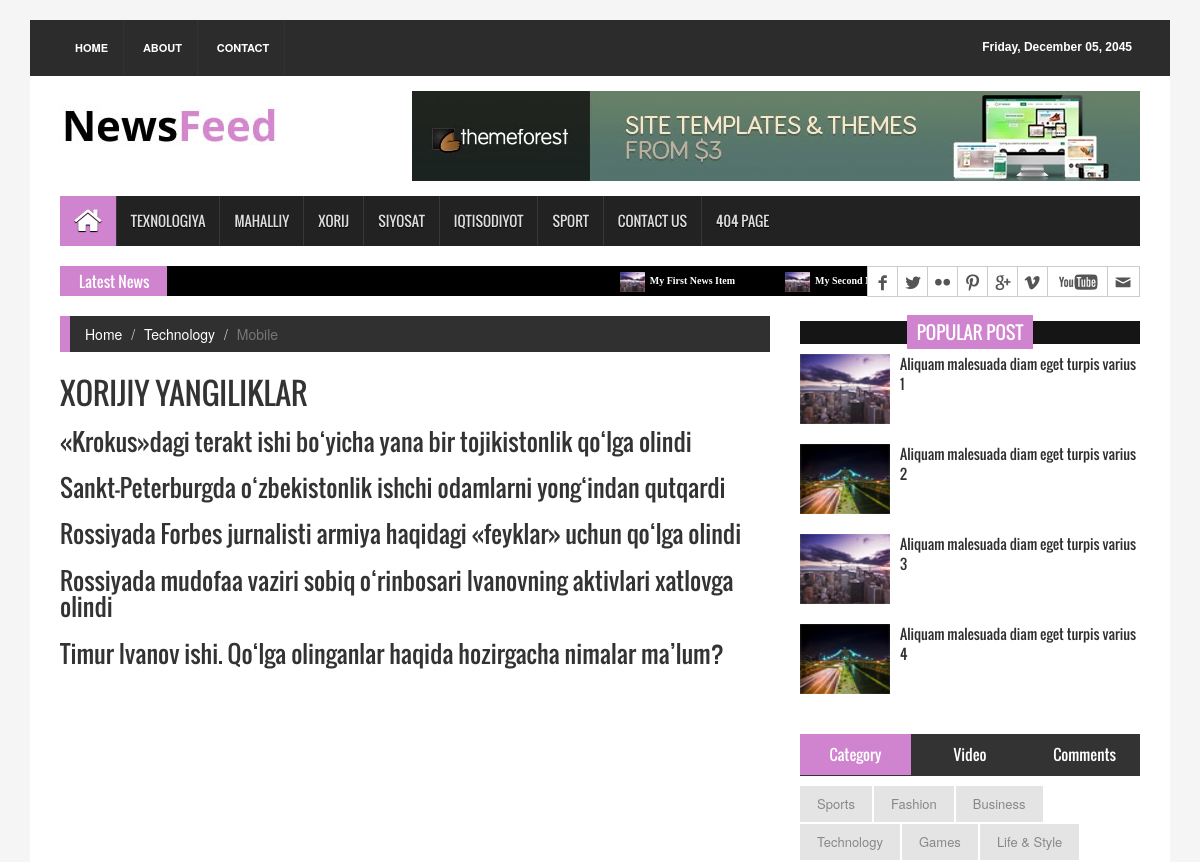
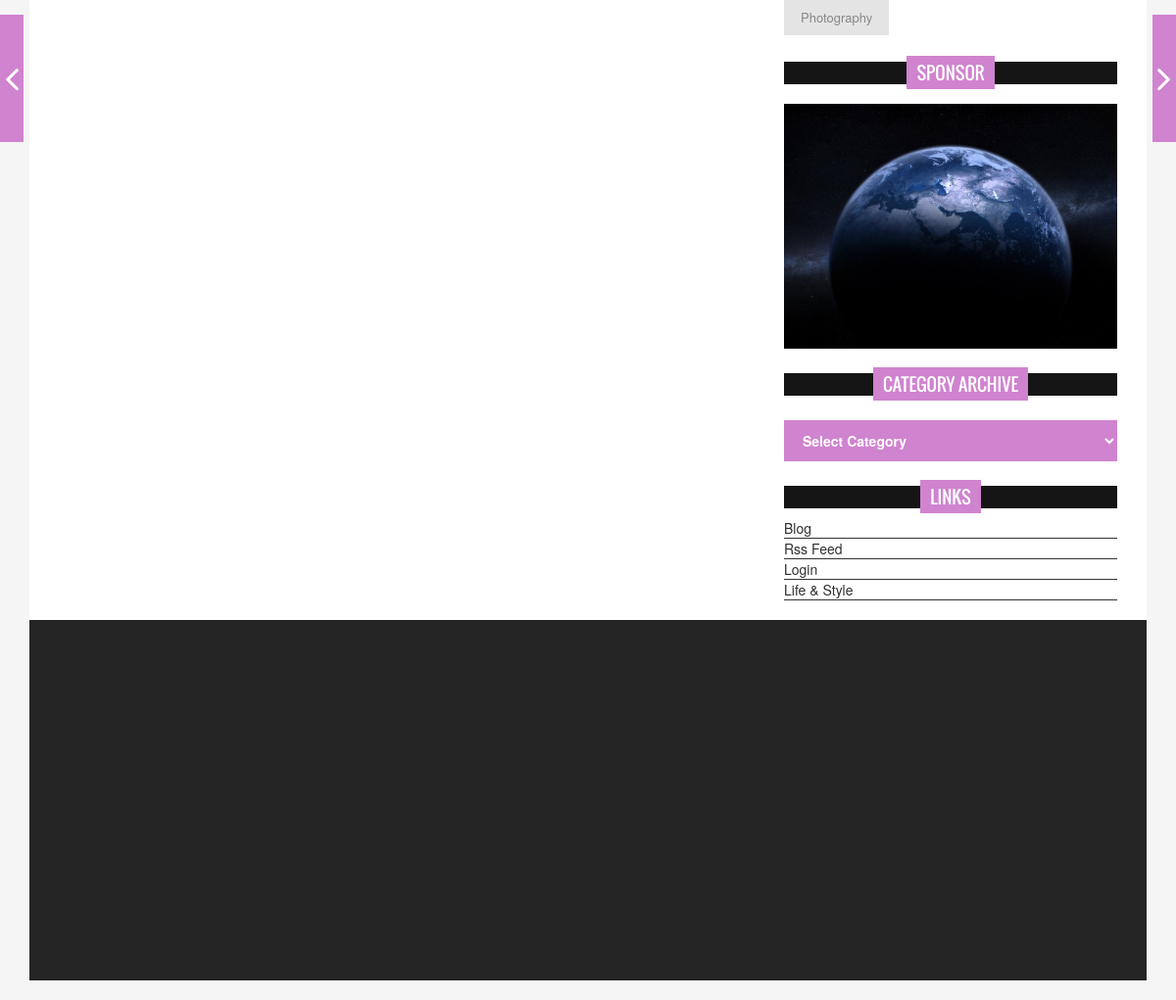
The app's page /xorij/ with its own data (2 pictures, top to bottom).
### news_app/models.py (models this page shows, shortened)
class News(models.Model):
    class Status(models.TextChoices):
        Draft = 'Dr', "Draft"
        Publish = 'Pb', "Published"
    title = models.CharField(max_length=250)
    slug = models.SlugField(max_length=250)
    body = models.TextField(default=True)
    image = models.ImageField(upload_to='news/images/')
    category = models.ForeignKey(Category, on_delete=models.CASCADE)
    published_time = models.DateTimeField(auto_now=datetime.now)
    created_time = models.DateTimeField(auto_now_add=True)
    update_time = models.DateTimeField(auto_now=True)
    status = models.CharField(max_length=2, choices=Status.choices,default=Status.Draft)
    pulished = PublishManager()
    object = models.Manager
    class Meta:
        ordering = ['-published_time']

### news_app/views.py (the view)
# urls.py: path('xorij/', xorij_news_view, name = 'xorij_news'),
def xorij_news_view(request):
    news_list = News.pulished.filter(category__nomi = 'Xorij')
    context = {
        'news_list' : news_list
    }
    return render(request, template_name='xorij.html', context=context)

### news_app/models.py (called while the page is built)
    def get_queryset(self):
        return super().get_queryset().filter(status = News.Status.Publish)

### templates/xorij.html (shortened to what this page needs)
{% extends 'base.html' %}
{% load static %}
  {% block content %}
  <section id="contentSection">
    <div class="row">
      <div class="col-lg-8 col-md-8 col-sm-8">
        <div class="left_content">
          <div class="single_page">
            <ol class="breadcrumb">
              <li><a href="../index.html">Home</a></li>
              <li><a href="#">Technology</a></li>
              <li class="active">Mobile</li>
            </ol>
            <h1>Xorijiy yangiliklar</h1>
            {% for news in news_list  %}
              <h3>{{ news.title }}</h3>
            {% endfor %}
            </div>
          </div>
        </div>
      <nav class="nav-slit"> <a class="prev" href="#"> <span class="icon-wrap"><i class="fa fa-angle-left"></i></span>
        </a> <a class="next" href="#"> <span class="icon-wrap"><i class="fa fa-angle-right"></i></span>
        </a> </nav>
      <div class="col-lg-4 col-md-4 col-sm-4">
        <aside class="right_content">
          <div class="single_sidebar">
            <h2><span>Popular Post</span></h2>
            <ul class="spost_nav">
              <li>
                <div class="media wow fadeInDown"> <a href="single_page.html" class="media-left"> <img alt="" src="{% static 'images/post_img1.jpg' %}"> </a>
                  <div class="media-body"> <a href="single_page.html" class="catg_title"> Aliquam malesuada diam eget turpis varius 1</a> </div>
                </div>
              </li>
              <li>
                <div class="media wow fadeInDown"> <a href="single_page.html" class="media-left"> <img alt="" src="{% static 'images/post_img2.jpg' %}"> </a>
                  <div class="media-body"> <a href="single_page.html" class="catg_title"> Aliquam malesuada diam eget turpis varius 2</a> </div>
                </div>
              </li>
              <li>
                <div class="media wow fadeInDown"> <a href="single_page.html" class="media-left"> <img alt="" src="{% static 'images/post_img1.jpg' %}"> </a>
                  <div class="media-body"> <a href="single_page.html" class="catg_title"> Aliquam malesuada diam eget turpis varius 3</a> </div>
                </div>
              </li>
              <li>
                <div class="media wow fadeInDown"> <a href="single_page.html" class="media-left"> <img alt="" src="{% static 'images/post_img2.jpg' %}"> </a>
                  <div class="media-body"> <a href="single_page.html" class="catg_title"> Aliquam malesuada diam eget turpis varius 4</a> </div>
                </div>
              </li>
            </ul>
          </div>
          <div class="single_sidebar">
            <ul class="nav nav-tabs" role="tablist">
              <li role="presentation" class="active"><a href="#category" aria-controls="home" role="tab" data-toggle="tab">Category</a></li>
              <li role="presentation"><a href="#video" aria-controls="profile" role="tab" data-toggle="tab">Video</a></li>
              <li role="presentation"><a href="#comments" aria-controls="messages" role="tab" data-toggle="tab">Comments</a></li>
            </ul>
            <div class="tab-content">
              <div role="tabpanel" class="tab-pane active" id="category">
                <ul>
                  <li class="cat-item"><a href="#">Sports</a></li>
                  <li class="cat-item"><a href="#">Fashion</a></li>
                  <li class="cat-item"><a href="#">Business</a></li>
                  <li class="cat-item"><a href="#">Technology</a></li>
                  <li class="cat-item"><a href="#">Games</a></li>
                  <li class="cat-item"><a href="#">Life &amp; Style</a></li>
                  <li class="cat-item"><a href="#">Photography</a></li>
                </ul>
              </div>
            </div>
          </div>
          <div class="single_sidebar wow fadeInDown">
            <h2><span>Sponsor</span></h2>
            <a class="sideAdd" href="#"><img src="{% static 'images/add_img.jpg' %}" alt=""></a> </div>
          <div class="single_sidebar wow fadeInDown">
            <h2><span>Category Archive</span></h2>
            <select class="catgArchive">
              <option>Select Category</option>
            </select>
          </div>
          <div class="single_sidebar wow fadeInDown">
            <h2><span>Links</span></h2>
            <ul>
              <li><a href="#">Blog</a></li>
              <li><a href="#">Rss Feed</a></li>
              <li><a href="#">Login</a></li>
              <li><a href="#">Life &amp; Style</a></li>
            </ul>
          </div>
        </aside>
      </div>
    </div>
  </section>
  {% endblock content %}

### static/css/theme.css (style rules this page uses)
.single_sidebar > h2 span { background:none repeat scroll 0 0 #d083cf }
.nav-tabs > li.active > a, .nav-tabs > li.active > a:hover, .nav-tabs > li.active > a:focus { background-color:#d083cf }
.breadcrumb { border-left:10px solid #d083cf }
.nav-slit .icon-wrap { background-color:#d083cf }
.catgArchive { background-color:#d083cf }

### static/css/style.css (style rules this page uses)
body { background:#f5f5f5 }
ul { padding:0; margin:0; list-style:none }
a { text-decoration:none; color:#2f2f2f }
h1, h2, h3, h4, h5, h6 { font-family:'Oswald',sans-serif }
h2 { line-height:23px }
img { border:none }
#contentSection { float:left; display:inline; width:100%; background-color:#fff; padding:0 30px }
.left_content { float:left; display:inline; width:100% }
.right_content { float:left; display:inline; width:100%; min-height:300px }
.spost_nav li { float:left; display:block; width:100%; margin-bottom:10px }
.spost_nav .media-left { width:100px; height:80px }
.media-left > img { height:70px; width:90px }
.spost_nav .media-body > a { font-family:"Oswald",sans-serif }
.single_sidebar { float:left; display:inline; width:100%; margin-bottom:20px }
.single_sidebar > h2 { background:none repeat scroll 0 0 #151515; color:#fff; font-family:"Oswald",sans-serif; font-size:18px; font-weight:400; margin-bottom:10px; margin-left:0; margin-top:5px; padding:0; position:relative; text-align:center; text-transform:uppercase }
.single_sidebar > h2 span { padding:4px 10px }
.cat-item a { background:none repeat scroll 0 0 #e4e4e4; color:#888; display:block; float:left; border-bottom:none !important; font-size:13px; line-height:12px; margin:0 2px 2px 0; padding:12px 17px; -webkit-transition:all 0.5s; -mz-transition:all 0.5s; -ms-transition:all 0.5s; -o-transition:all 0.5s; transition:all 0.5s }
.tab-content { margin-top:10px }
.nav-tabs { background:none repeat scroll 0 0 #333; border-bottom:none }
.nav-tabs > li { margin-bottom:0 }
.nav-tabs > li > a { margin-right:0; color:#fff; font-size:15px; border-radius:0; border:none; font-family:"Oswald",sans-serif; -webkit-transition:all 0.5s; -mz-transition:all 0.5s; -ms-transition:all 0.5s; -o-transition:all 0.5s; transition:all 0.5s }
.nav-tabs > li.active > a, .nav-tabs > li.active > a:hover, .nav-tabs > li.active > a:focus { border-width:0; border-color:#ddd #ddd transparent; color:#fff }
.sideAdd { display:block; float:left; height:250px; width:100%; margin-top:10px }
.sideAdd > img { width:100%; height:100% }
.single_sidebar ul li a { border-bottom:1px solid #333; display:block }
.single_sidebar .spost_nav li a { border-bottom:none; float:left }
.catgArchive { border:medium none; color:#fff; display:inline; float:left; font-weight:bold; padding:10px 15px; width:100%; margin-top:15px }
.catgArchive option { background-color:#fff; font-weight:normal; padding:5px; color:#d083cf }
.nav-tabs > li { display:inline-block; float:none; width:32.55% }
.nav-tabs { text-align:center }
.single_page { float:left; display:inline; width:100% }
.single_page > h1 { color:#333; font-family:Oswald,arial,Georgia,serif; font-size:30px; line-height:1.4em; margin:10px 0 -10px; padding:0 0 4px; text-transform:uppercase }
.breadcrumb { background-color:#303030; border-radius:0 }
.breadcrumb li a { color:#fff }
.nav-slit a { position:fixed; top:50%; display:block; outline:none; text-align:left; z-index:1000; -webkit-transform:translateY(-50%); transform:translateY(-50%) }
.nav-slit a.prev { left:0 }
.nav-slit a.next { right:0 }
.nav-slit .icon-wrap { position:relative; display:block; padding:45px 5px }
.nav-slit .icon-wrap i { color:#fff; font-size:40px; display:inline-block }

### records on screen
News: title "«Krokus»dagi terakt ishi bo‘yicha yana bir tojikistonlik qo‘lga olindi"
News: title "Sankt-Peterburgda o‘zbekistonlik ishchi odamlarni yong‘indan qutqardi"
News: title "Rossiyada Forbes jurnalisti armiya haqidagi «feyklar» uchun qo‘lga olindi"
News: title "Rossiyada mudofaa vaziri sobiq o‘rinbosari Ivanovning aktivlari xatlovga olindi"
News: title "Timur Ivanov ishi. Qo‘lga olinganlar haqida hozirgacha nimalar ma’lum?"
